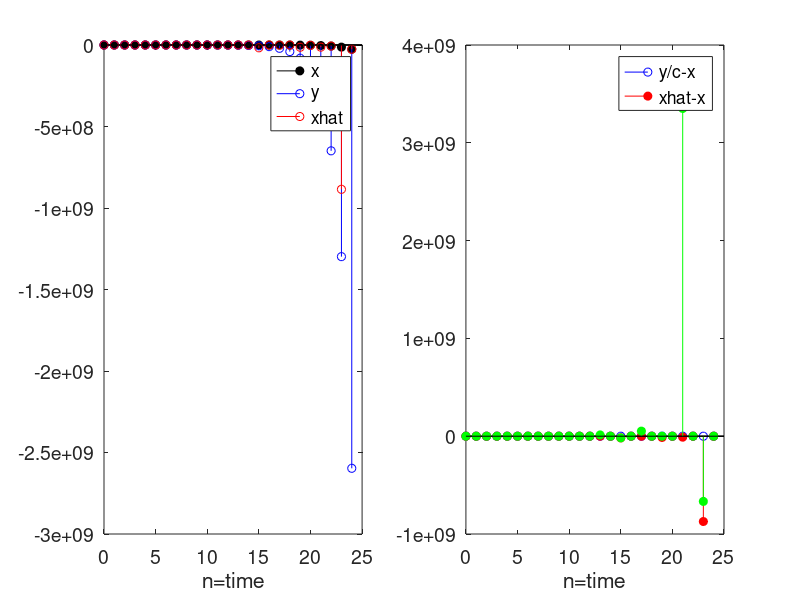

Here is the MATLAB script that generated this plot: (Note: this script raises an error after producing the figure.)
clc;
clear all;
set(0,'DefaultAxesFontSize', 14);

a = 2; %Test 2,0.5,10
c = 100;
varv = 10; %channel noise
varw = 1; %system noise
n = 25;

%initialize
x = zeros(1,n);
y = zeros(1,n);
xhat = zeros(1,n);
xhatmem = zeros(1,n);

x(1,1) = normrnd(0,1); %x[0], matlab is 1-indexed
y(1,1) = c*x(1,1)+normrnd(0,varv);
xhat(1,1) = y(1,1)*c*1/(c^2+varv);
xhatmem(1,1) = 0;
varx = [1];
vary = [c^2+varv];

%time passing
for t=1:(n-1)
    x(1,t+1) = a*x(1,t)+normrnd(0,varw);
    y(1,t+1) = c*x(1,(t+1))+normrnd(0,varv);
    varx = [varx a^2*varx + varw];
    vary = [vary c^2*varx + varv];
    xhat(1,t+1) = y(1,t+1)*c*varx(1,t+1)/vary(1,t+1);
    star = y(1,t+1)*a^4*c^3*varx(1,t)^2*(vary(1,t+1)-c^2*varx(1,t+1))/(a^2*vary(1,t+1)^2*c^2*varx(1,t)+a^2*vary(1,t+1)^2*varv-c^4*varx(1,t)^2*(c^2*a^2*varx(1,t)+c^2*varw+varv));
    xhatmem(1,t+1) = -star+xhat(1,t+1);
    t
end

%hold all
subplot(1,2,1), stem(0:t,x,'k','filled')
subplot(1,2,1), hold on, stem(0:t,y,'b')
subplot(1,2,1), hold on, stem(0:t,xhat,'r')
xlabel('n=time')
legend1 = legend('x','y','xhat','Location','Best');

subplot(1,2,2), stem(0:t,y/c-x,'b')
subplot(1,2,2), hold on, stem(0:t,xhat-x,'r','filled')
subplot(1,2,2), hold on, stem(0:t,xhatmem-x, 'g','filled')
xlabel('n=time')
legend2 = legend('y/c-x','xhat-x');

suptitle(['a= ' num2str(a) '; c= ' num2str(c) '; varv= ' num2str(varv) '; varw= ' num2str(varw)])